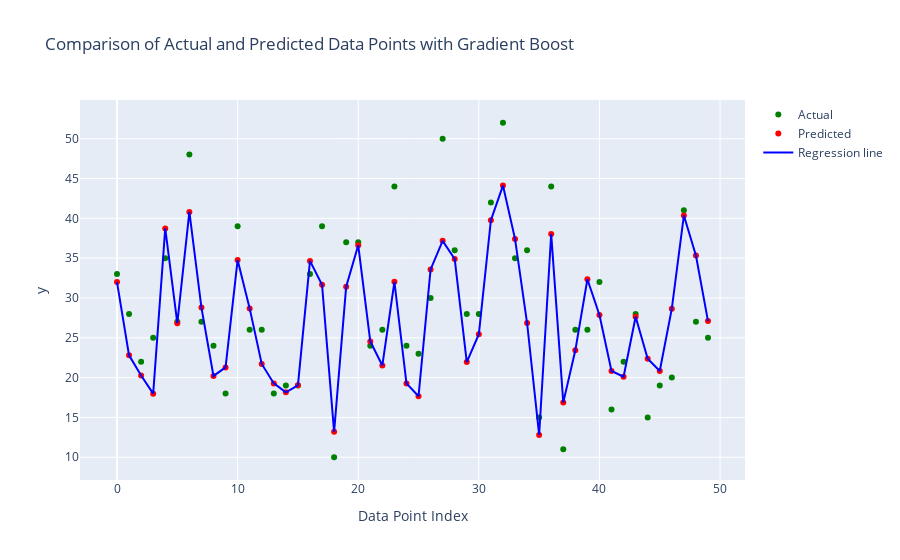

Notebook cell for this chart:
### Code cell
import plotly.graph_objs as go
#Conclusion :
# 1] The regression model appears to capture the overall trend of the data but may struggle with certain data points, leading to larger prediction errors.
# 2] The presence of outliers suggests that the model's performance could be improved either by addressing these outliers or by using a more robust regression technique.
# 3] The jagged nature of the regression line indicates a close fit to the data points, which might be an issue if the model is overfitting.

# Assuming you have y_test and y_pred defined

# Assuming y_test and y_pred are already defined with 30 samples
y_test_sample = y_test[:50]
y_pred_sample = y_pred[:50]

# Convert range to list for x-axis
x_values = list(range(len(y_test_sample)))

# Create traces for actual and predicted data points
trace_actual = go.Scatter(x=x_values, y=y_test_sample, mode='markers', name='Actual', marker=dict(color='green'))
trace_predicted = go.Scatter(x=x_values, y=y_pred_sample, mode='markers', name='Predicted', marker=dict(color='red'))

# Create a trace for the regression line
trace_regression = go.Scatter(x=x_values, y=y_pred_sample, mode='lines', name='Regression line', line=dict(color='blue', width=2))

# Combine traces into a data list
data = [trace_actual, trace_predicted, trace_regression]

# Define layout for the plot
layout = go.Layout(
    title='Comparison of Actual and Predicted Data Points with Gradient Boost',
    xaxis=dict(title='Data Point Index'),
    yaxis=dict(title='y'),
    hovermode='closest',  # Show closest data point's values upon hover
)

# Create figure object that combines data and layout
fig = go.Figure(data=data, layout=layout)

# Display the interactive plot
fig.show()

### Figure 1 — Plotly figure (JSON) as saved in the notebook; plotly's stock layout.template omitted (floating-point values rounded to 4 significant figures)
{"data": [{"marker": {"color": "green"}, "mode": "markers", "name": "Actual", "type": "scatter", "x": [0, 1, 2, 3, 4, 5, 6, 7, 8, 9, 10, 11, 12, 13, 14, 15, 16, 17, 18, 19, 20, 21, 22, 23, 24, 25, 26, 27, 28, 29, 30, 31, 32, 33, 34, 35, 36, 37, 38, 39, 40, 41, 42, 43, 44, 45, 46, 47, 48, 49], "y": [33, 28, 22, 25, 35, 27, 48, 27, 24, 18, 39, 26, 26, 18, 19, 19, 33, 39, 10, 37, 37, 24, 26, 44, 24, 23, 30, 50, 36, 28, 28, 42, 52, 35, 36, 15, 44, 11, 26, 26, 32, 16, 22, 28, 15, 19, 20, 41, 27, 25]}, {"marker": {"color": "red"}, "mode": "markers", "name": "Predicted", "type": "scatter", "x": [0, 1, 2, 3, 4, 5, 6, 7, 8, 9, 10, 11, 12, 13, 14, 15, 16, 17, 18, 19, 20, 21, 22, 23, 24, 25, 26, 27, 28, 29, 30, 31, 32, 33, 34, 35, 36, 37, 38, 39, 40, 41, 42, 43, 44, 45, 46, 47, 48, 49], "y": [31.99, 22.79, 20.26, 17.98, 38.73, 26.83, 40.81, 28.79, 20.21, 21.28, 34.76, 28.69, 21.71, 19.27, 18.15, 19.03, 34.66, 31.67, 13.19, 31.42, 36.63, 24.54, 21.52, 32.03, 19.27, 17.66, 33.58, 37.17, 34.89, 21.95, 25.45, 39.76, 44.12, 37.42, 26.86, 12.8, 38.02, 16.88, 23.42, 32.35, 27.86, 20.83, 20.12, 27.63, 22.37, 20.83, 28.65, 40.36, 35.33, 27.1]}, {"line": {"color": "blue", "width": 2}, "mode": "lines", "name": "Regression line", "type": "scatter", "x": [0, 1, 2, 3, 4, 5, 6, 7, 8, 9, 10, 11, 12, 13, 14, 15, 16, 17, 18, 19, 20, 21, 22, 23, 24, 25, 26, 27, 28, 29, 30, 31, 32, 33, 34, 35, 36, 37, 38, 39, 40, 41, 42, 43, 44, 45, 46, 47, 48, 49], "y": [31.99, 22.79, 20.26, 17.98, 38.73, 26.83, 40.81, 28.79, 20.21, 21.28, 34.76, 28.69, 21.71, 19.27, 18.15, 19.03, 34.66, 31.67, 13.19, 31.42, 36.63, 24.54, 21.52, 32.03, 19.27, 17.66, 33.58, 37.17, 34.89, 21.95, 25.45, 39.76, 44.12, 37.42, 26.86, 12.8, 38.02, 16.88, 23.42, 32.35, 27.86, 20.83, 20.12, 27.63, 22.37, 20.83, 28.65, 40.36, 35.33, 27.1]}], "layout": {"hovermode": "closest", "title": {"text": "Comparison of Actual and Predicted Data Points with Gradient Boost"}, "xaxis": {"title": {"text": "Data Point Index"}}, "yaxis": {"title": {"text": "y"}}}}
